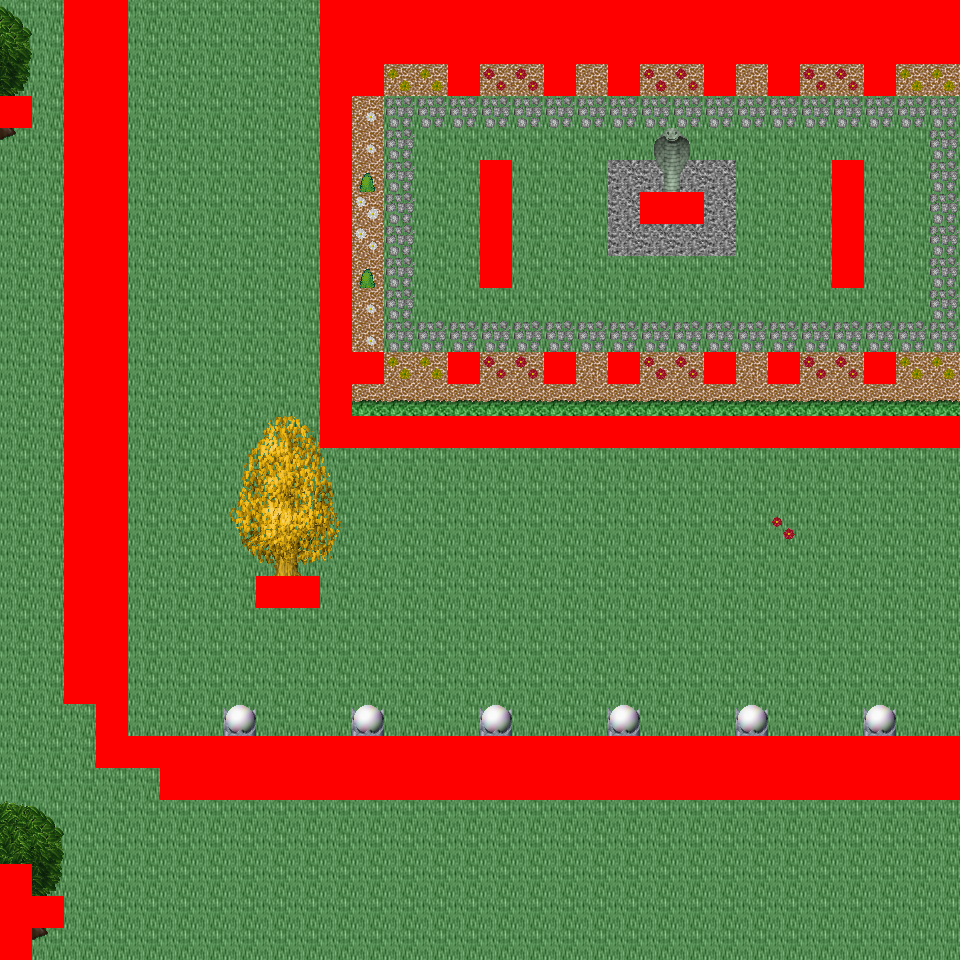

The image is a tile-based game level rendered from a .tmx file. Its description and source (layers, tilesets, objects; grid data summarised) follow:
An orthogonal 30x30 tile map with 32x32 px tiles, 6 tile layers (Ground, Object, Object2, Above, ...), 42 tilesets and 8 objects (8x mapExit).

<map version="1.0" orientation="orthogonal" renderorder="right-down" width="30" height="30" tilewidth="32" tileheight="32" nextobjectid="9">
  <tileset firstgid="1" name="tileset_logic_collision" tilewidth="32" tileheight="32" tilecount="1" columns="1">
    <image source="../drawable/tileset_logic_collision.png" width="32" height="32" />
  </tileset>
  <tileset firstgid="2" name="tileset_building_decoration_orbpedestal" tilewidth="32" tileheight="32" tilecount="2" columns="1">
    <image source="../drawable/tileset_building_decoration_orbpedestal.png" width="32" height="64" />
  </tileset>
  <tileset firstgid="4" name="tileset_building_decoration_block" tilewidth="32" tileheight="32" tilecount="2" columns="2">
    <image source="../drawable/tileset_building_decoration_block.png" width="64" height="32" />
  </tileset>
  <tileset firstgid="6" name="tileset_building_decoration_chimney" tilewidth="32" tileheight="32" tilecount="2" columns="1">
    <image source="../drawable/tileset_building_decoration_chimney.png" width="32" height="64" />
  </tileset>
  <tileset firstgid="8" name="tileset_building_fence_fence_chunky" tilewidth="32" tileheight="32" tilecount="21" columns="3">
    <image source="../drawable/tileset_building_fence_fence_chunky.png" width="96" height="224" />
  </tileset>
  <tileset firstgid="29" name="tileset_ground_cobbled_paving" tilewidth="32" tileheight="32" tilecount="1" columns="1">
    <image source="../drawable/tileset_ground_cobbled_paving.png" width="32" height="32" />
  </tileset>
  <tileset firstgid="30" name="tileset_ground_gravel" tilewidth="32" tileheight="32" tilecount="1" columns="1">
    <image source="../drawable/tileset_ground_gravel.png" width="32" height="32" />
  </tileset>
  <tileset firstgid="31" name="tileset_ground_stone_floors" tilewidth="32" tileheight="32" tilecount="6" columns="3">
    <image source="../drawable/tileset_ground_stone_floors.png" width="96" height="64" />
  </tileset>
  <tileset firstgid="37" name="tileset_ground_ground" tilewidth="32" tileheight="32" tilecount="33" columns="3">
    <image source="../drawable/tileset_ground_ground.png" width="96" height="352" />
  </tileset>
  <tileset firstgid="70" name="tileset_plant_bush_hedge" tilewidth="32" tileheight="32" tilecount="35" columns="5">
    <image source="../drawable/tileset_plant_bush_hedge.png" width="160" height="224" />
  </tileset>
  <tileset firstgid="105" name="tileset_plant_bush_various_small" tilewidth="32" tileheight="32" tilecount="9" columns="3">
    <image source="../drawable/tileset_plant_bush_various_small.png" width="96" height="96" />
  </tileset>
  <tileset firstgid="114" name="tileset_plant_flower_daisy_blue" tilewidth="32" tileheight="32" tilecount="8" columns="2">
    <image source="../drawable/tileset_plant_flower_daisy_blue.png" width="64" height="128" />
  </tileset>
  <tileset firstgid="122" name="tileset_plant_flower_daisy_red" tilewidth="32" tileheight="32" tilecount="8" columns="2">
    <image source="../drawable/tileset_plant_flower_daisy_red.png" width="64" height="128" />
  </tileset>
  <tileset firstgid="130" name="tileset_plant_flower_daisy_white" tilewidth="32" tileheight="32" tilecount="8" columns="2">
    <image source="../drawable/tileset_plant_flower_daisy_white.png" width="64" height="128" />
  </tileset>
  <tileset firstgid="138" name="tileset_plant_flower_daisy_yellow" tilewidth="32" tileheight="32" tilecount="8" columns="2">
    <image source="../drawable/tileset_plant_flower_daisy_yellow.png" width="64" height="128" />
  </tileset>
  <tileset firstgid="146" name="tileset_plant_vine_plait" tilewidth="32" tileheight="32" tilecount="9" columns="3">
    <image source="../drawable/tileset_plant_vine_plait.png" width="96" height="96" />
  </tileset>
  <tileset firstgid="155" name="tileset_furniture_light_iron_lamp" tilewidth="32" tileheight="32" tilecount="3" columns="1">
    <image source="../drawable/tileset_furniture_light_iron_lamp.png" width="32" height="96" />
  </tileset>
  <tileset firstgid="158" name="tileset_furniture_light_flames" tilewidth="32" tileheight="32" tilecount="6" columns="6">
    <image source="../drawable/tileset_furniture_light_flames.png" width="192" height="32" />
  </tileset>
  <tileset firstgid="164" name="tileset_ground_grass_corners" tilewidth="32" tileheight="32" tilecount="24" columns="6">
    <image source="../drawable/tileset_ground_grass_corners.png" width="192" height="128" />
  </tileset>
  <tileset firstgid="188" name="tileset_ground_grass_edges" tilewidth="32" tileheight="32" tilecount="36" columns="12">
    <image source="../drawable/tileset_ground_grass_edges.png" width="384" height="96" />
  </tileset>
  <tileset firstgid="224" name="tileset_plant_tree_tree_golden_large" tilewidth="32" tileheight="32" tilecount="24" columns="4">
    <image source="../drawable/tileset_plant_tree_tree_golden_large.png" width="128" height="192" />
  </tileset>
  <tileset firstgid="248" name="tileset_ground_water_dungeon_water" tilewidth="32" tileheight="32" tilecount="30" columns="3">
    <image source="../drawable/tileset_ground_water_dungeon_water.png" width="96" height="320" />
  </tileset>
  <tileset firstgid="278" name="tileset_plant_indoor_pot_plant_1" tilewidth="32" tileheight="32" tilecount="12" columns="6">
    <image source="../drawable/tileset_plant_indoor_pot_plant_1.png" width="192" height="64" />
  </tileset>
  <tileset firstgid="290" name="tileset_logic_creature_human_imperial" tilewidth="32" tileheight="32" tilecount="16" columns="8">
    <image source="../drawable/tileset_logic_creature_human_imperial.png" width="256" height="64" />
  </tileset>
  <tileset firstgid="306" name="tileset_item_statue_metal_and_stone" tilewidth="32" tileheight="32" tilecount="6" columns="3">
    <image source="../drawable/tileset_item_statue_metal_and_stone.png" width="96" height="64" />
  </tileset>
  <tileset firstgid="312" name="tileset_item_statue_grey_stone" tilewidth="32" tileheight="32" tilecount="4" columns="2">
    <image source="../drawable/tileset_item_statue_grey_stone.png" width="64" height="64" />
  </tileset>
  <tileset firstgid="316" name="tileset_building_castle" tilewidth="32" tileheight="32" tilecount="320" columns="20">
    <image source="../drawable/tileset_building_castle.png" width="640" height="512" />
  </tileset>
  <tileset firstgid="636" name="tileset_building_church" tilewidth="32" tileheight="32" tilecount="56" columns="8">
    <image source="../drawable/tileset_building_church.png" width="256" height="224" />
  </tileset>
  <tileset firstgid="692" name="tileset_item_pot_pot_golden" tilewidth="32" tileheight="32" tilecount="4" columns="4">
    <image source="../drawable/tileset_item_pot_pot_golden.png" width="128" height="32" />
  </tileset>
  <tileset firstgid="696" name="tileset_furniture_table_bench" tilewidth="32" tileheight="32" tilecount="3" columns="3">
    <image source="../drawable/tileset_furniture_table_bench.png" width="96" height="32" />
  </tileset>
  <tileset firstgid="699" name="tileset_item_statue_green_stone" tilewidth="32" tileheight="32" tilecount="12" columns="4">
    <image source="../drawable/tileset_item_statue_green_stone.png" width="128" height="96" />
  </tileset>
  <tileset firstgid="711" name="tileset_item_statue_green_stone_2" tilewidth="32" tileheight="32" tilecount="6" columns="2">
    <image source="../drawable/tileset_item_statue_green_stone_2.png" width="64" height="96" />
  </tileset>
  <tileset firstgid="717" name="tileset_plant_bush_hosta" tilewidth="32" tileheight="32" tilecount="9" columns="3">
    <image source="../drawable/tileset_plant_bush_hosta.png" width="96" height="96" />
  </tileset>
  <tileset firstgid="726" name="tileset_plant_tree_tree_green" tilewidth="32" tileheight="32" tilecount="88" columns="8">
    <image source="../drawable/tileset_plant_tree_tree_green.png" width="256" height="352" />
  </tileset>
  <tileset firstgid="814" name="tileset_item_banners_flag" tilewidth="32" tileheight="32" tilecount="12" columns="3">
    <image source="../drawable/tileset_item_banners_flag.png" width="96" height="128" />
  </tileset>
  <tileset firstgid="826" name="tileset_furniture_table_long_front_on" tilewidth="32" tileheight="32" tilecount="3" columns="1">
    <image source="../drawable/tileset_furniture_table_long_front_on.png" width="32" height="96" />
  </tileset>
  <tileset firstgid="829" name="tileset_item_flagpole" tilewidth="32" tileheight="32" tilecount="3" columns="1">
    <image source="../drawable/tileset_item_flagpole.png" width="32" height="96" />
  </tileset>
  <tileset firstgid="832" name="tileset_logic_portal" tilewidth="32" tileheight="32" tilecount="24" columns="8">
    <image source="../drawable/tileset_logic_portal.png" width="256" height="96" />
  </tileset>
  <tileset firstgid="856" name="tileset_logic_creature_animal" tilewidth="32" tileheight="32" tilecount="32" columns="8">
    <image source="../drawable/tileset_logic_creature_animal.png" width="256" height="128" />
  </tileset>
  <tileset firstgid="888" name="tileset_plant_tree_spruce" tilewidth="32" tileheight="32" tilecount="6" columns="2">
    <image source="../drawable/tileset_plant_tree_spruce.png" width="64" height="96" />
  </tileset>
  <tileset firstgid="894" name="tileset_light_light_5x5" tilewidth="32" tileheight="32" tilecount="25" columns="5">
    <image source="../drawable/tileset_light_light_5x5.png" width="160" height="160" />
  </tileset>
  <tileset firstgid="919" name="tileset_plant_stump_stump_brown" tilewidth="32" tileheight="32" tilecount="4" columns="2">
    <image source="../drawable/tileset_plant_stump_stump_brown.png" width="64" height="64" />
  </tileset>
  <layer name="Ground" width="30" height="30">
    <data>[900 cells, 900 non-empty, 4 distinct tile ids]</data>
  </layer>
  <layer name="Object" width="30" height="30">
    <data>[900 cells, 237 non-empty, 29 distinct tile ids]</data>
  </layer>
  <layer name="Object2" width="30" height="30">
    <data>[900 cells, 39 non-empty, 3 distinct tile ids]</data>
  </layer>
  <layer name="Above" width="30" height="30">
    <data>[900 cells, 94 non-empty, 35 distinct tile ids]</data>
  </layer>
  <layer name="Above2" width="30" height="30">
    <data>[900 cells, 0 non-empty, 0 distinct tile ids]</data>
  </layer>
  <layer name="Walkable" width="30" height="30">
    <data>[900 cells, 199 non-empty, 1 distinct tile ids]</data>
  </layer>
  <objectgroup name="MapEvents">
    <object id="1" name="north" type="mapExit" x="0" y="0" width="64" height="32">
      <properties>
        <property name="map" value="level_0_x69_y130" />
        <property name="x" value="0" />
        <property name="y" value="28" />
      </properties>
    </object>
    <object id="2" name="north2" type="mapExit" x="128" y="0" width="192" height="32">
      <properties>
        <property name="map" value="level_0_x69_y130" />
        <property name="x" value="4" />
        <property name="y" value="28" />
      </properties>
    </object>
    <object id="3" name="south" type="mapExit" x="32" y="928" width="928" height="32">
      <properties>
        <property name="map" value="level_0_x69_y132" />
        <property name="x" value="1" />
        <property name="y" value="1" />
      </properties>
    </object>
    <object id="4" name="west" type="mapExit" x="0" y="0" width="32" height="96">
      <properties>
        <property name="map" value="level_0_x68_y131" />
        <property name="x" value="28" />
        <property name="y" value="0" />
      </properties>
    </object>
    <object id="5" name="west2" type="mapExit" x="0" y="128" width="32" height="736">
      <properties>
        <property name="map" value="level_0_x68_y131" />
        <property name="x" value="28" />
        <property name="y" value="4" />
      </properties>
    </object>
    <object id="6" name="east" type="mapExit" x="928" y="64" width="32" height="352">
      <properties>
        <property name="map" value="level_0_x70_y131" />
        <property name="x" value="1" />
        <property name="y" value="2" />
      </properties>
    </object>
    <object id="7" name="east2" type="mapExit" x="928" y="448" width="32" height="288">
      <properties>
        <property name="map" value="level_0_x70_y131" />
        <property name="x" value="1" />
        <property name="y" value="14" />
      </properties>
    </object>
    <object id="8" name="east3" type="mapExit" x="928" y="800" width="32" height="160">
      <properties>
        <property name="map" value="level_0_x70_y131" />
        <property name="x" value="1" />
        <property name="y" value="25" />
      </properties>
    </object>
  </objectgroup>
</map>
